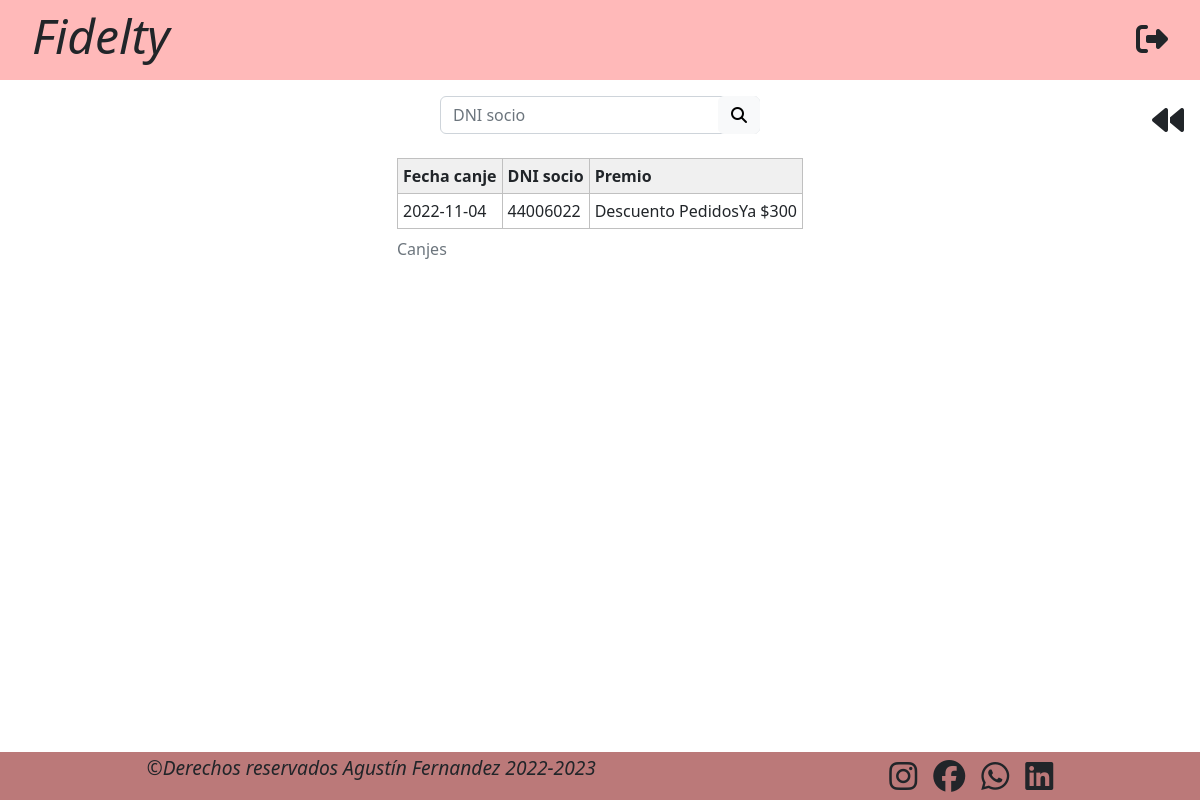
/canjes_socios.php (signed in), run on the app's committed database.
### tables this page shows
CREATE TABLE `canjes` (
  `id_canje` int(5) NOT NULL,
  `dni_socio` int(8) NOT NULL,
  `id_premio` int(5) NOT NULL,
  `fecha` date DEFAULT NULL
);

CREATE TABLE `premios` (
  `id` int(5) NOT NULL,
  `saldo` int(10) NOT NULL,
  `stock` int(6) DEFAULT 0,
  `punto_reposicion` int(6) DEFAULT NULL,
  `img` varchar(255) DEFAULT NULL,
  `nombre` varchar(50) NOT NULL,
  `descripcion` varchar(500) NOT NULL,
  `proveedor` varchar(100) NOT NULL
);

### canjes_socios.php (the view, shortened to what this page needs)
<!DOCTYPE html>
<html lang="en">
<head>
    <link href="https://cdn.jsdelivr.net/npm/bootstrap@5.2.1/dist/css/bootstrap.min.css" rel="stylesheet">
    <link rel="stylesheet" href="https://cdnjs.cloudflare.com/ajax/libs/toastr.js/latest/toastr.min.css">
    <link rel="stylesheet" href="css/styles_canjes.css">
</head>
<body>
    <header>
        <h2 class="display-5 text-center"><a href="index_admin.php">Fidelty</a></h2>
        <a href="php/funciones.php?session_destroy=true"><i class="fa-solid fa-right-from-bracket"></i></a>
    </header>
    <a class="go_back" href="index_admin.php">
        <i class="fa-solid fa-backward"></i>
    </a>
    <main class="main_admin_canjes-socios">
        <form class="searchbar_container" method="get" action="canjes_socios.php">
            <div class="searchbar">
                <input name="socio" type="text" class="form-control" placeholder="DNI socio">
                <button type="submit" class="btn btn-light"><i class="fa-solid fa-magnifying-glass"></i></button>
            </div>
        </form>
        <table class="tabla mt-4">
                <?php
                include("php/conexion.php");
                if (isset($_GET['socio']) and $_GET['socio'] != '') {
                    $result = mysqli_query($conexion, "SELECT c.fecha, c.dni_socio, p.nombre FROM premios p, canjes c WHERE p.id = c.id_premio AND c.dni_socio ='" . $_GET['socio'] . "' ORDER BY c.fecha DESC");
                } else {
                    $result = mysqli_query($conexion, "SELECT c.fecha, c.dni_socio, p.nombre FROM premios p, canjes c WHERE p.id = c.id_premio ORDER BY c.dni_socio");
                }
                if( mysqli_num_rows($result)>0 ){
                    echo "
                    <caption>Canjes</caption>
                        <thead>
                            <tr>
                                <th>Fecha canje</th>
                                <th>DNI socio</th>
                                <th>Premio</th>
                            </tr>
                        </thead>
                        <tbody>";
                    $row = mysqli_fetch_assoc($result);
                    while ($row) {
                        echo "
                            <tr>
                                <td>" . $row['fecha'] . "</td>
                                <td>" . $row['dni_socio'] . "</td>
                                <td>" . $row['nombre'] . "</td>
                            </tr>
                        ";
                        $row = mysqli_fetch_assoc($result);
                    }
                    echo "</tbody>";
                } else {
                    echo "No hay premios registrados";
                }
                ?>
        </table>
    </main>
    <footer>
        <p class="footer_derechos">©Derechos reservados Agustín Fernandez 2022-2023</p>
        <div class="footer_redes">
            <a href="#"><i class="fa-brands fa-instagram"></i></a>
            <a href="#"><i class="fa-brands fa-facebook"></i></a>
            <a href="#"><i class="fa-brands fa-whatsapp"></i></a>
            <a href="#"><i class="fa-brands fa-linkedin"></i></a>
        </div>
    </footer>
</body>
</html>

### css/styles_canjes.css (style rules this page uses)
* { margin: 0; padding: 0; box-sizing: border-box; }
a, a:link, a:visited, a:hover, a:active { color: inherit; text-decoration: inherit; font-weight: inherit; }
body { margin: 0; padding: 0; height: 100%; }
main { min-height: calc(100vh - 8rem); padding-top: 1rem; display: flex; flex-direction: column; justify-content: flex-start; align-items: center; }
header { width: 100%; height: 5rem; background-color: #ffb9b9; display: flex; justify-content: space-between; align-items: center; padding-left: 2rem; padding-right: 2rem; }
header h2 { font-style: italic; }
header i { font-size: 2rem; cursor: pointer; }
footer { width: 100%; height: 3rem; background-color: #bb7979; display: flex; justify-content: space-around; align-items: center; }
.footer_derechos { font-size: 1.2rem; font-style: italic; }
.footer_redes { font-size: 2rem; display: flex; gap: 1rem; }
.go_back { margin-top: 1rem; margin-left: 1rem; margin-bottom: 1rem; font-size: 2rem; display: flex; flex-direction: row-reverse; align-items: center; gap: 1rem; position: fixed; top: 5rem; right: 1rem; font-size: 2rem; }
.tabla { border: 1px solid #C0C0C0; border-collapse: collapse; padding: 5px; margin-left: auto; margin-right: auto; width: auto; }
.tabla th { border: 1px solid #C0C0C0; padding: 5px; background: #F0F0F0; }
.tabla td { border: 1px solid #C0C0C0; padding: 5px; }
.searchbar_container { width: 20rem; height: auto; margin-left: auto; margin-right: auto; align-self: start; }
.searchbar { position: relative; }
.searchbar button { position: absolute; right: 0; top: 0; }

### data on the page
canjes: fecha "2022-11-04", dni_socio "44006022", id_premio.nombre "Descuento PedidosYa $300"
